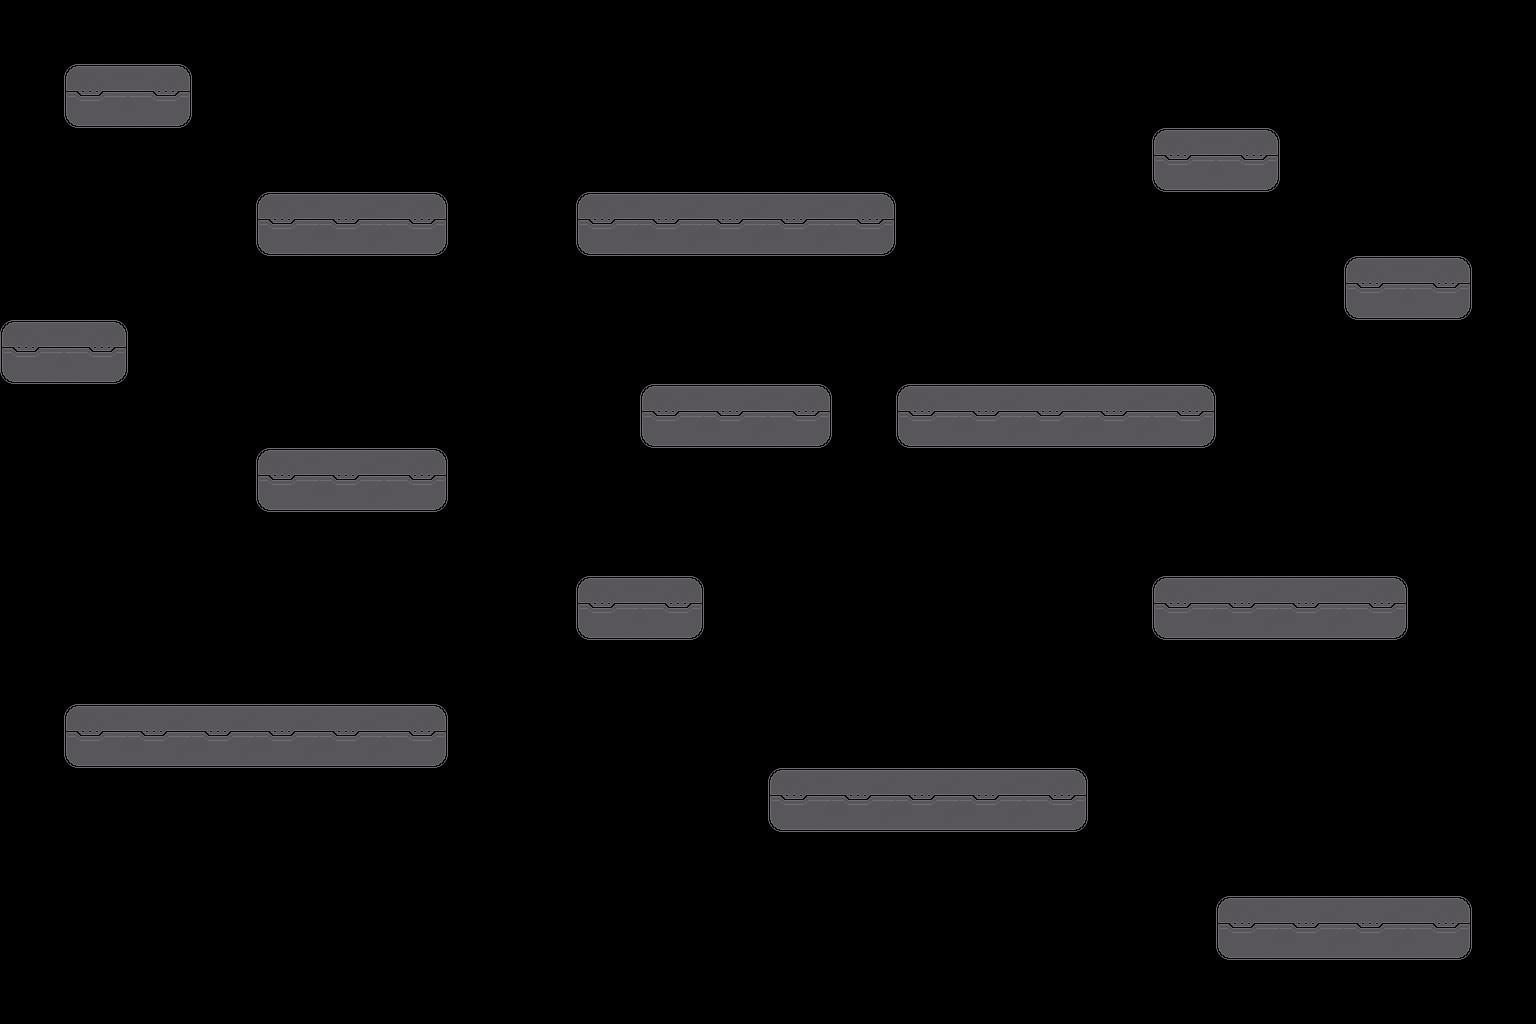

Rendered tile map (Tiled .tmx) drawn with the repository's tilesets; below, a short description and the map source with its tile grids summarised:
An orthogonal 24x16 tile map with 64x64 px tiles, 1 tile layer (Tile Layer 1).

<map version="1.0" orientation="orthogonal" renderorder="right-down" width="24" height="16" tilewidth="64" tileheight="64" nextobjectid="1">
 <tileset firstgid="1" name="platform" tilewidth="64" tileheight="64">
  <image source="platform.png" trans="ff00ff" width="192" height="64" />
  <tile id="0">
   <properties>
    <property name="top" value="True" />
   </properties>
  </tile>
  <tile id="1">
   <properties>
    <property name="top" value="True" />
   </properties>
  </tile>
  <tile id="2">
   <properties>
    <property name="top" value="True" />
   </properties>
  </tile>
 </tileset>
 <layer name="Tile Layer 1" width="24" height="16">
  <data>[384 cells, 48 non-empty, 3 distinct tile ids]</data>
 </layer>
</map>
